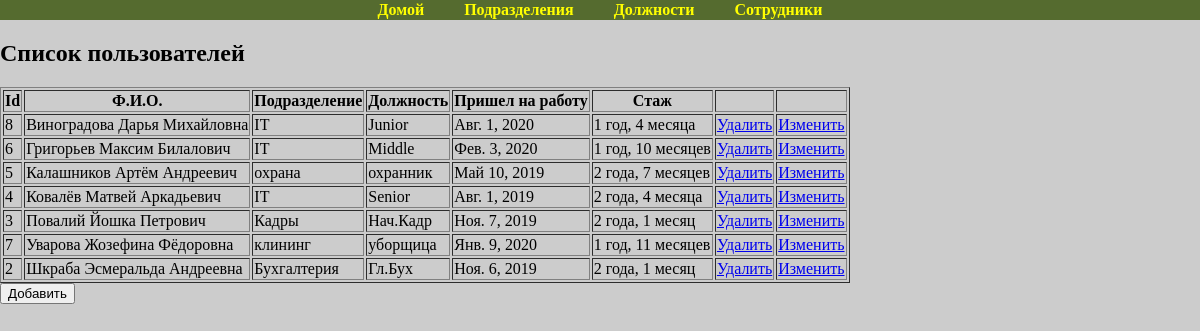
/employees_detail/, run on the app's committed database.
### staff/models.py (models this page shows, shortened)
class Employees(models.Model):
    department = models.ForeignKey('Department', related_name='employees', on_delete=models.PROTECT,
                                   verbose_name='Отдел')
    post = models.ForeignKey('Post', related_name='employees', on_delete=models.PROTECT, verbose_name='Должность')
    title = models.CharField(max_length=100, db_index=True, verbose_name='Ф.И.О.')
    slug = models.SlugField(max_length=200, unique=False)
    started = models.DateField(auto_now_add=False, verbose_name='Пришел на работу')
    created = models.DateTimeField(auto_now_add=True)
    update = models.DateTimeField(auto_now_add=True)
    class Meta:
        ordering = ('title',)
        verbose_name = 'Сотрудник'
        verbose_name_plural = 'Сотрудники'
        index_together = (('id', 'slug'),)

class Department(models.Model):
    title = models.CharField(max_length=100, db_index=True, verbose_name='Отдел')
    slug = models.SlugField(max_length=200, unique=False)
    created = models.DateTimeField(auto_now_add=True)
    update = models.DateTimeField(auto_now_add=True)
    class Meta:
        ordering = ('title',)
        verbose_name = 'Отдел'
        verbose_name_plural = 'Подразделения'
        index_together = (('id', 'slug'),)
    def __str__(self):
        return self.title

class Post(models.Model):
    department = models.ForeignKey('Department', related_name='post', on_delete=models.PROTECT, verbose_name='Отдел')
    title = models.CharField(max_length=100, db_index=True, verbose_name='Должность')
    slug = models.SlugField(max_length=200, unique=False)
    created = models.DateTimeField(auto_now_add=True)
    update = models.DateTimeField(auto_now_add=True)
    class Meta:
        ordering = ('title',)
        verbose_name = 'Должность'
        verbose_name_plural = 'Должности'
        index_together = (('id', 'slug'),)
    def __str__(self):
        return self.title

### staff/views.py (the view)
# urls.py: path('employees_detail/', employees_detail, name='employees_detail'),
def employees_detail(request):
    employees = None
    employees = Employees.objects.all()
    context = {'employees': employees}
    return render(request, 'employees_detail.html', context)

### staff/templates/employees_detail.html (shortened to what this page needs)
{% extends 'index.html' %}
{% block content %}
<div class="user_menu">
    <a href="{% url 'main:index' %}">Домой</a>
    <a href="{% url 'staff:post_list_by_department' %}">Подразделения</a>
    <a href="{% url 'staff:post_employees' %}">Должности</a>
    <a href="{% url 'staff:employees_detail' %}">Сотрудники</a>
</div>
    <h2>Список пользователей</h2>
    <table border="1">
        <tr><th>Id</th><th>Ф.И.О.</th><th>Подразделение</th><th>Должность</th><th>Пришел на работу</th><th>Стаж</th><th></th><th></th></tr>
        {% for employees in employees %}
        <tr>
            <td>{{ employees.id }}</td>
            <td>{{ employees.title }}</td>
            <td>{{ employees.department }}</td>
            <td>{{ employees.post }}</td>
            <td>{{ employees.started }}</td>
            <td>{{ employees.started | timesince }}</td>
            <td><a href="{% url 'staff:delete_employees' %}?id={{employees.id}}">Удалить</a></td>
            <td><a href="{% url 'staff:edit_employees' %}?id={{employees.id}}">Изменить</a></td>
        </tr>
        {% endfor %}
    </table>
<form method="POST" action="{% url 'staff:create_employees' %}" enctype="multipart/form-data">
    <button type="submit">Добавить</button>
</form>
{% endblock %}

### main/static/css/index.css (style rules this page uses)
body { background: #cccccc; padding: 0; margin: 0; height: 100%; }
.user_menu { display: flex; height: 20px; justify-content: center; align-items: center; background: darkolivegreen; color: yellow; }
.user_menu>a { text-decoration: none; color: yellow; font-weight: bold; padding: 20px; }

### data on the page
Employees: id "8", title "Виноградова Дарья Михайловна", department "IT", post "Junior", started "Авг. 1, 2020", started "1 год, 4 месяца"
Employees: id "6", title "Григорьев Максим Билалович", department "IT", post "Middle", started "Фев. 3, 2020", started "1 год, 10 месяцев"
Employees: id "5", title "Калашников Артём Андреевич", department "охрана", post "охранник", started "Май 10, 2019", started "2 года, 7 месяцев"
Employees: id "4", title "Ковалёв Матвей Аркадьевич", department "IT", post "Senior", started "Авг. 1, 2019", started "2 года, 4 месяца"
Employees: id "3", title "Повалий Йошка Петрович", department "Кадры", post "Нач.Кадр", started "Ноя. 7, 2019", started "2 года, 1 месяц"
Employees: id "7", title "Уварова Жозефина Фёдоровна", department "клининг", post "уборщица", started "Янв. 9, 2020", started "1 год, 11 месяцев"
Employees: id "2", title "Шкраба Эсмеральда Андреевна", department "Бухгалтерия", post "Гл.Бух", started "Ноя. 6, 2019", started "2 года, 1 месяц"
